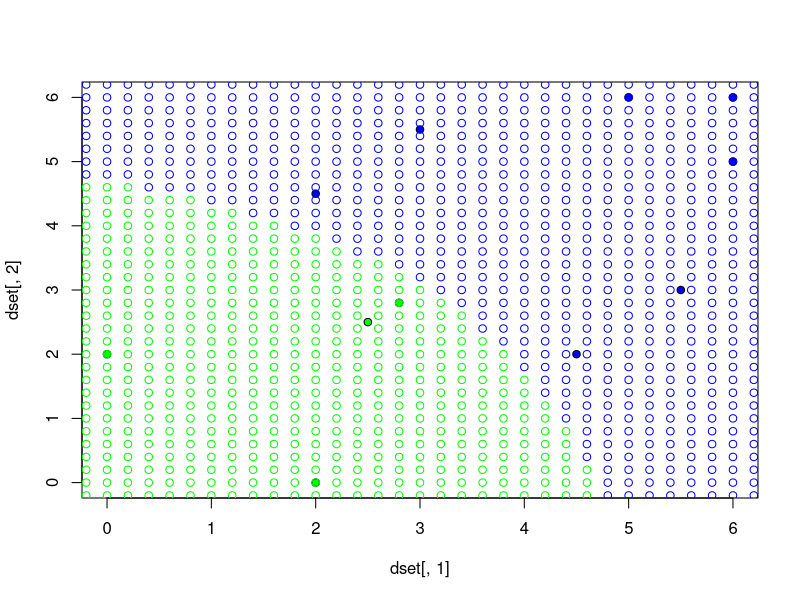

Recreate this plot in R.
library(MASS)
getPriorProbabilities <- function (dset, column) {
  dsetLength <- dim(dset)[1]
  return (table(dset[, column]) / dsetLength)
}

getCovMatrix <- function(dset, expectation) {
  featureTypesCount <- dim(dset)[2]
  dsetLength <- dim(dset)[1]
  cov <- matrix(0, nrow = featureTypesCount - 1, ncol = featureTypesCount - 1)
  
  for (i in 1:dsetLength) {
    currentFeature <- as.matrix(dset[i, 1:featureTypesCount - 1], nrow = 1)
    tmp <- t(currentFeature - expectation) %*% (currentFeature - expectation)
    cov <- cov + tmp
  }
  cov <- cov / (dsetLength - 1)
  
  return(cov)
}

getLikelihood <- function(point, expectation, covMatrix) {
  pointMinusMean <- t(as.matrix(point - expectation))
  
  covMatrixInverse <- solve(covMatrix)
  nom <- exp(-(pointMinusMean %*% covMatrixInverse %*% t(pointMinusMean)) / 2)
  denom <- sqrt((2 * pi) ^ nrow(covMatrix) * det(covMatrix))
  
  return(nom / denom)
}

getPlugInProbability <- function(dset, classesColumn, className, point, lambda) {
  featuresCount <- length(point)
  croppedDset <- dset[which(dset[, classesColumn] == className), ]
  dsetLength <- dim(dset)[1]

  prior <- getPriorProbabilities(dset, classesColumn)[className]
  
  expectations <- array(dim = featuresCount)
  for (i in 1:featuresCount) {
    expectations[i] <- mean(croppedDset[, i])
  }
  
  
  # lambda = rep(1, featuresCount)
  covMatrix <- getCovMatrix(croppedDset, matrix(expectations, nrow=1))
  likelihood <- getLikelihood(point, expectations, covMatrix)
  
  probability <- lambda * prior * likelihood;
  
  return (probability)
}

plugInClassifier <- function(point, dset) {
  classes <- unique(dset[, 3])
  classesCount <- length(classes)
  scores <- array(dim = classesCount)
  for (i in 1:classesCount) {
    scores[i] <- getPlugInProbability(dset, 'class', classes[i], point, lambdas[i])
  }
  return(classes[which.max(scores)])
}

# mu1 <- c(0, 0)
# mu2 <- c(4, 4)
# sig1 <- matrix(c(2, 0.9, 0.9, 2), 2, 2)
# sig2 <- matrix(c(0.5, 0, 0, 2), 2, 2)
# dset1 <- mvrnorm(250, mu1, sig1)
# dset2 <- mvrnorm(250, mu2, sig2)
# dset <- rbind(cbind(dset1, 1),cbind(dset2, 2))

dset = data.frame(x = double(), y = double(), class = character())

dset <- rbind(dset, data.frame(x = 0, y = 2, class = 1))
dset <- rbind(dset, data.frame(x = 2, y = 0, class = 1))
dset <- rbind(dset, data.frame(x = 2.5, y = 2.5, class = 1))
dset <- rbind(dset, data.frame(x = 2.8, y = 2.8, class = 1))

dset <- rbind(dset, data.frame(x = 2, y = 4.5, class = 2))
dset <- rbind(dset, data.frame(x = 4.5, y = 2, class = 2))
dset <- rbind(dset, data.frame(x = 6, y = 6, class = 2))
dset <- rbind(dset, data.frame(x = 6, y = 5, class = 2))
dset <- rbind(dset, data.frame(x = 5, y = 6, class = 2))
dset <- rbind(dset, data.frame(x = 3, y = 5.5, class = 2))
dset <- rbind(dset, data.frame(x = 5.5, y = 3, class = 2))

plot(dset[ ,1], dset[ ,2], pch=21, bg=c("green","blue")[dset[ ,3]])

# print(plugInClassifier(c(0, 0), dset))
# # print(getPlugInProbability(dset, 3, 1, c(0, 0), 1))

## generating map
colors <- c("1" = "green", "2" = "blue")
xs <- seq(from = -5, to = 7, by = 0.2)
ys <- seq(from = -5, to = 7, by = 0.2)
## lambdas <- runif(2, min=1, max=100)
lambdas = c(1, 1)
print(lambdas)

all <- length(xs) * length(ys)
progress = 1
for (i in xs) {
  for (j in ys) {
    cat("\rProcessing point", progress, "of", all)
    progress <- progress + 1
    result <- plugInClassifier(c(i, j), dset)
    points(i, j, col = colors[result], pch = 21)
  }
}
cat("\rDone.                      \n")
